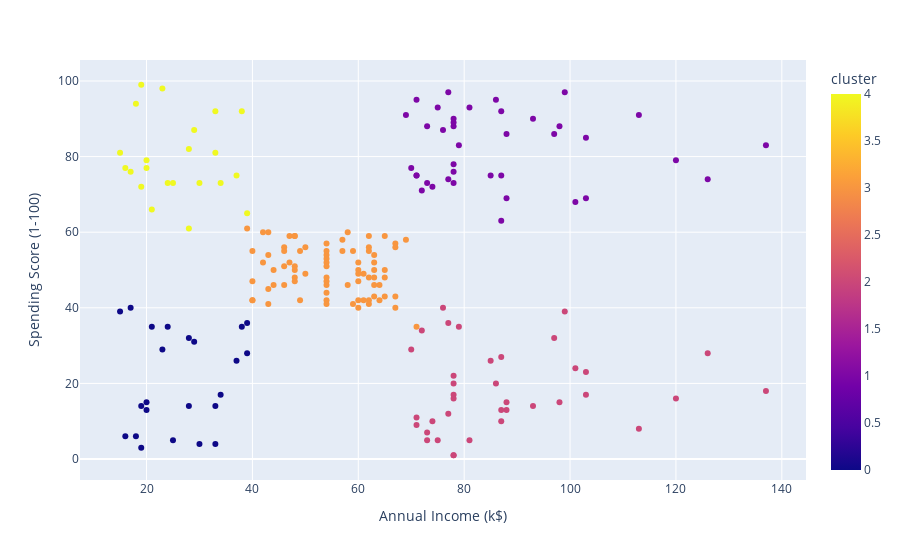

Notebook cell for this chart:
### Code cell
# visualize clusters
import plotly.express as px

figure = px.scatter(data,
                    color='cluster',
                    x="Annual Income (k$)",
                    y="Spending Score (1-100)",          
                    category_orders = {"clusters": ["0", "1", "2", "3", "4"]}                    
                    )
figure.update_layout()
figure.show()

### Figure 1 — Plotly figure (JSON) as saved in the notebook; plotly's stock layout.template omitted (floating-point values rounded to 4 significant figures; data arrays with more than 128 entries replaced by an {"elided": "..."} marker saying what was removed)
{"data": [{"hovertemplate": "Annual Income (k$)=%{x}<br>Spending Score (1-100)=%{y}<br>cluster=%{marker.color}<extra></extra>", "legendgroup": "", "marker": {"color": {"elided": "200 int values"}, "coloraxis": "coloraxis", "symbol": "circle"}, "mode": "markers", "name": "", "orientation": "v", "showlegend": false, "type": "scatter", "x": {"elided": "200 int values"}, "xaxis": "x", "y": {"elided": "200 int values"}, "yaxis": "y"}], "layout": {"coloraxis": {"colorbar": {"title": {"text": "cluster"}}, "colorscale": [[0, "#0d0887"], [0.1111, "#46039f"], [0.2222, "#7201a8"], [0.3333, "#9c179e"], [0.4444, "#bd3786"], [0.5556, "#d8576b"], [0.6667, "#ed7953"], [0.7778, "#fb9f3a"], [0.8889, "#fdca26"], [1, "#f0f921"]]}, "legend": {"tracegroupgap": 0}, "margin": {"t": 60}, "xaxis": {"anchor": "y", "domain": [0, 1], "title": {"text": "Annual Income (k$)"}}, "yaxis": {"anchor": "x", "domain": [0, 1], "title": {"text": "Spending Score (1-100)"}}}}
